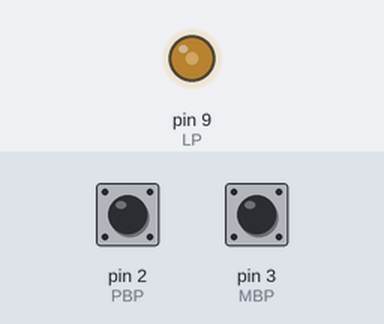
Recording of a sketch running on a simulated Arduino Uno, built with avr-gcc and run on an emulated ATmega328P. Parts: output pins drawn as LEDs (lit = HIGH). The inputs (shaded band) are chosen by the test bench; at power-on: pin 2 (PBP) HIGH, pin 3 (MBP) HIGH.

Above: at 1.2 s.
1.3 s: pin 2 (PBP) pulled LOW for 0.15 s
At 2.3 s:
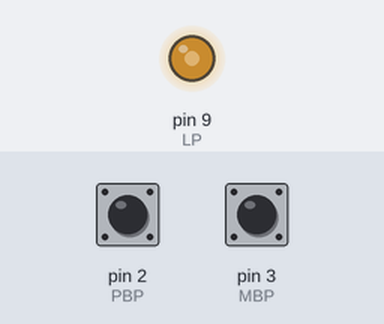
2.9 s: pin 2 (PBP) pulled LOW for 1 s
At 3.5 s:
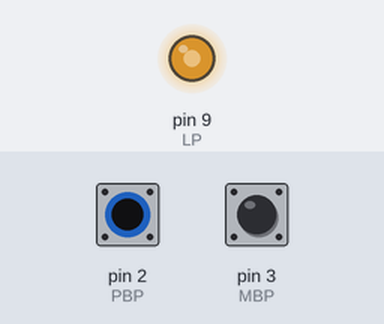
5.4 s: pin 2 (PBP) pulled LOW for 0.15 s
At 6.6 s:
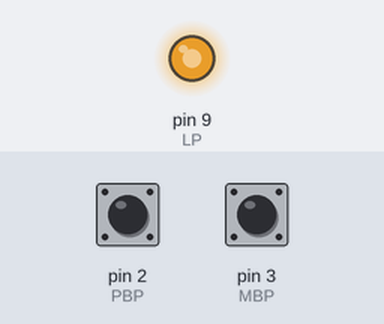
7.0 s: pin 3 (MBP) pulled LOW for 0.15 s
At 7.8 s:
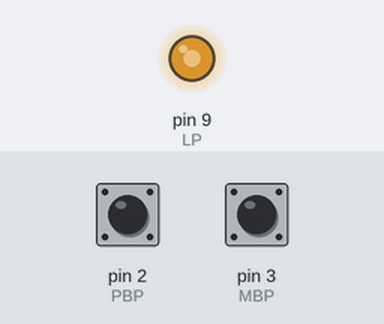
8.6 s: pin 2 (PBP) pulled LOW for 3.2 s
At 9.0 s:
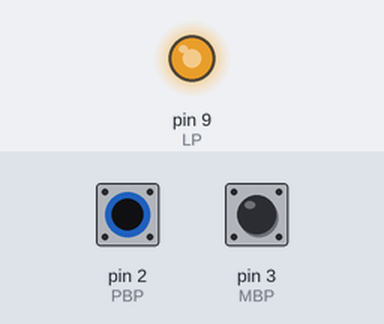
13.3 s: pin 3 (MBP) pulsed LOW 5 times (0.12 s each, 0.3 s apart)
At 15.9 s:
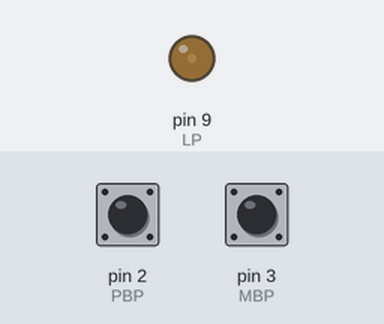
Timing chart, 0 to 17.3 s (numbered marks = the images above; inputs shaded):
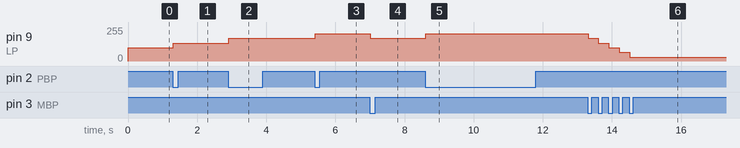

Measured:
- after the input at 1.3 s, pin 9 (LP): 100/255 → 135/255 at once
- after the input at 2.9 s, pin 9 (LP): 135/255 → 170/255 at once
- after the input at 5.4 s, pin 9 (LP): 170/255 → 205/255 at once
- after the input at 7.0 s, pin 9 (LP): 205/255 → 170/255 at once
- after the input at 8.6 s, pin 9 (LP): 170/255 → 205/255 at once
- after the input at 13.3 s, pin 9 (LP): moves from 205/255 to 30/255 over 1.2 s, starting at once

The sketch:

lightstep.ino
```cpp
#define PBP     2
#define MBP    3
#define LP             9

int brightness = 100;
boolean plusUp = true;
boolean minusUp = true;

void setup()
{
  pinMode(LP, OUTPUT);
  pinMode(PBP, INPUT_PULLUP);
  pinMode(MBP, INPUT_PULLUP);
}

void loop()
{
  analogWrite(LP, brightness);
  //реакція на нажимання за допомогою функції написаної нами
  plusUp = handleClick(PBP, plusUp, +35);
  minusUp = handleClick(MBP, minusUp, -35);
}
// Собственная функция с 3 параметрами: номером пина с кнопкой
// (buttonPin), состоянием до проверки (wasUp) и градацией
// яркости при клике на кнопку (delta). Функция возвращает
// (англ. return) обратно новое, текущее состояние кнопки
boolean handleClick(int buttonPin, boolean wasUp, int delta)
{
  boolean isUp = digitalRead(buttonPin);
  if (wasUp && !isUp) {
    delay(10);
    isUp = digitalRead(buttonPin);
    // если был клик, меняем яркость в пределах от 0 до 255
    if (!isUp)
      brightness = constrain(brightness + delta, 0, 255);
  }
  return isUp; // возвращаем значение обратно, в вызывающий код
}
```
